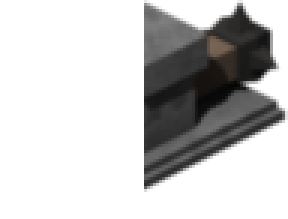
#> input picture dev/walls/wall_layer_0.png, 96 x 73 px (shown 3 times larger); the run also reads 1 picture not shown here
$ python gen_wall_tiles.py
#> lines starting #> are read from the running program, lines starting #| are printed output that depends on the picture
from PIL import Image

wall_0 = Image.open("wall_layer_0.png")
#> wall_0 is the input picture: PIL image 96x73 RGBA; mean R, G, B, A 18.7, 18.4, 18.2, 71.3
wall_1 = Image.open("wall_layer_1.png")
wall_2 = Image.open("wall_layer_2.png")
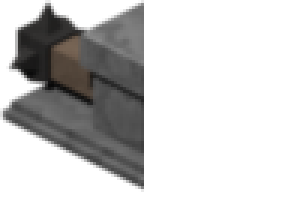
#> input picture dev/walls/wall_layer_2.png, 96 x 73 px (shown 3 times larger)
#> wall_2 is the input picture: PIL image 96x73 RGBA; mean R, G, B, A 24.4, 23.9, 23.6, 70.9
wall_3 = Image.open("wall_layer_3.png")
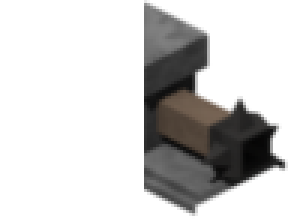
#> input picture dev/walls/wall_layer_3.png, 96 x 73 px (shown 3 times larger)
#> wall_3 is the input picture: PIL image 96x73 RGBA; mean R, G, B, A 19.2, 18.4, 17.8, 65.8

for i in range(256):
    binary = '{0:08b}'.format(i)[::-1]
    if (binary[0] == '1'):
        continue
    if (binary[2] == '1'):
        continue
    if (binary[4] == '1'):
        continue
    if (binary[6] == '1'):
        continue

    wall_base = Image.open("wall_layer_base.png")
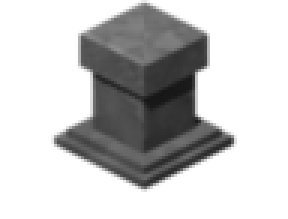
#> input picture dev/walls/wall_layer_base.png, 96 x 73 px (shown 3 times larger)
#> wall_base is the input picture: PIL image 96x73 RGBA; mean R, G, B, A 27.6, 27.6, 27.6, 79.7

    if (binary[1] == '1'):
        wall_base.paste(wall_0, (0,0), wall_0)
    if (binary[3] == '1'):
        wall_base.paste(wall_1, (0,0), wall_1)
    if (binary[5] == '1'):
        wall_base.paste(wall_2, (0,0), wall_2)
    if (binary[7] == '1'):
        wall_base.paste(wall_3, (0,0), wall_3)

    wall_base.save("walls/wall_%03d.png" % (i))
